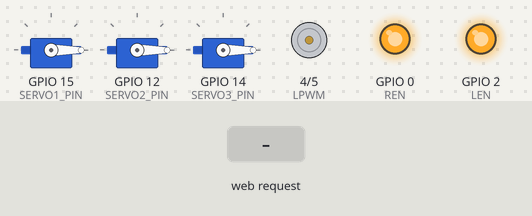
Simulated run of this sketch. Board: ESP8266 (NodeMCU). On the bench: 3 × servo, motor-driver pin pairs drawn as motors (green arrow = first pin HIGH = forward, orange = second pin HIGH = backward, longer = more drive), output pins drawn as LEDs (lit = HIGH). Inputs (shaded band) come from the test bench. WiFi joins after 1.5 s; servers stay silent unless stated; what the sketch prints to the serial monitor is not drawn.

Above: at 3.7 s.
3.8 s: HTTP request GET /forward received
At 4.7 s:
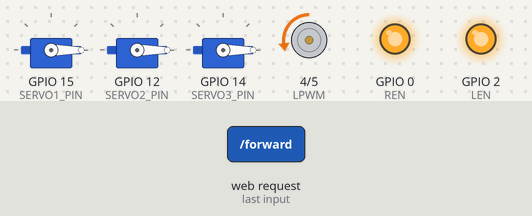
5.3 s: HTTP request GET /servo1?angle=1 received
At 6.7 s:
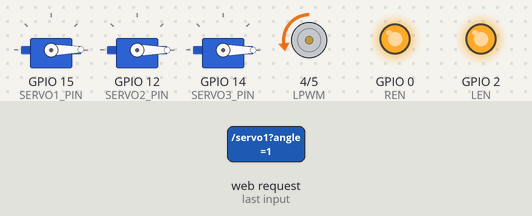
Timing chart, 0 to 8.3 s (numbered marks = the images above; inputs shaded):
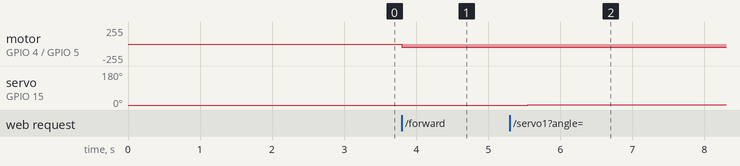

Measured:
- after the input at 3.8 s, motor on GPIO 4 (LPWM) / GPIO 5 (RPWM): stopped → backward 50/255 at once
- after the input at 5.3 s, servo on GPIO 15 (SERVO1_PIN): 0° → 1° after 0.25 s

The sketch:

Final_Code.ino
```cpp
#include <ESP8266WiFi.h>
#include <ESP8266WebServer.h>
#include <Servo.h>

const char* ssid = "*****";
const char* password = "*****";

// MOTOR PINS
#define RPWM 5
#define LPWM 4
#define REN  0
#define LEN  2

int speedValue = 50;

// SERVO PINS
#define SERVO1_PIN 15
#define SERVO2_PIN 12
#define SERVO3_PIN 14

Servo servo1, servo2, servo3;

// Track current positions
int pos1 = 0, pos2 = 0, pos3 = 0;

ESP8266WebServer server(80);

// ===== Smooth Servo Move =====
void moveServoSmooth(Servo &servo, int &currentPos, int targetPos, int delayMs = 250) {
  targetPos = constrain(targetPos, 0, 180);
  if (currentPos < targetPos) {
    for (int p = currentPos; p <= targetPos; p++) {
      servo.write(p);
      server.handleClient(); // keep web server alive during move
      delay(delayMs);
    }
  } else {
    for (int p = currentPos; p >= targetPos; p--) {
      servo.write(p);
      server.handleClient();
      delay(delayMs);
    }
  }
  currentPos = targetPos;
}

// ===== Motor Functions =====
void forwardMotor() {
  analogWrite(RPWM, speedValue);
  analogWrite(LPWM, 0);
  Serial.println("Motor Forward");
}

void stopMotor() {
  analogWrite(RPWM, 0);
  analogWrite(LPWM, 0);
  Serial.println("Motor Stopped");
}

// ===== Servo Handlers =====
void handleServo1() {
  if (server.hasArg("angle")) {
    int angle = server.arg("angle").toInt();
    Serial.print("Servo1 -> "); Serial.println(angle);
    server.sendHeader("Location", "/");
    server.send(303);
    moveServoSmooth(servo1, pos1, angle);
  } else {
    server.sendHeader("Location", "/");
    server.send(303);
  }
}

void handleServo2() {
  if (server.hasArg("angle")) {
    int angle = server.arg("angle").toInt();
    Serial.print("Servo2 -> "); Serial.println(angle);
    server.sendHeader("Location", "/");
    server.send(303);
    moveServoSmooth(servo2, pos2, angle);
  } else {
    server.sendHeader("Location", "/");
    server.send(303);
  }
}

void handleServo3() {
  if (server.hasArg("angle")) {
    int angle = server.arg("angle").toInt();
    Serial.print("Servo3 -> "); Serial.println(angle);
    server.sendHeader("Location", "/");
    server.send(303);
    moveServoSmooth(servo3, pos3, angle);
  } else {
    server.sendHeader("Location", "/");
    server.send(303);
  }
}

// ===== Web Page =====
void handleRoot() {
  String html = "<!DOCTYPE html><html><head>";
  html += "<meta name='viewport' content='width=device-width, initial-scale=1'>";
  html += "<title>ESP8266 Control</title>";
  html += "<style>";
  html += "body { font-family: Arial; text-align: center; padding: 20px; background: #f0f0f0; }";
  html += "h2 { color: #333; } h3 { color: #555; }";
  html += ".btn { width: 150px; height: 60px; font-size: 20px; margin: 5px; border: none; border-radius: 8px; cursor: pointer; }";
  html += ".btn-fwd { background: #4CAF50; color: white; }";
  html += ".btn-stop { background: #f44336; color: white; }";
  html += ".btn-set { background: #2196F3; color: white; width: 80px; height: 40px; font-size: 16px; border-radius: 6px; border: none; cursor: pointer; }";
  html += "input[type='number'] { width: 80px; height: 40px; font-size: 16px; text-align: center; border-radius: 6px; border: 1px solid #ccc; }";
  html += ".card { background: white; border-radius: 10px; padding: 15px; margin: 10px auto; max-width: 350px; box-shadow: 0 2px 5px rgba(0,0,0,0.1); }";
  html += ".note { font-size: 12px; color: #888; margin-top: 5px; }";
  html += "</style></head><body>";

  html += "<h2>ESP8266 Motor & Servo Control</h2>";

  // Motor Card
  html += "<div class='card'><h3>Motor</h3>";
  html += "<a href='/forward'><button class='btn btn-fwd'>FORWARD</button></a> ";
  html += "<a href='/stop'><button class='btn btn-stop'>STOP</button></a></div>";

  // Current positions display
  html += "<div class='card'><h3>Current Positions</h3>";
  html += "<p>Servo 1: <b>" + String(pos1) + "°</b> &nbsp; Servo 2: <b>" + String(pos2) + "°</b> &nbsp; Servo 3: <b>" + String(pos3) + "°</b></p></div>";

  // Servo 1
  html += "<div class='card'><h3>Servo 1</h3>";
  html += "<form action='/servo1'>";
  html += "<input type='number' name='angle' min='0' max='180' value='" + String(pos1) + "'> ";
  html += "<button class='btn-set' type='submit'>SET</button>";
  html += "</form><p class='note'>Moves smoothly (20ms/degree)</p></div>";

  // Servo 2
  html += "<div class='card'><h3>Servo 2</h3>";
  html += "<form action='/servo2'>";
  html += "<input type='number' name='angle' min='0' max='180' value='" + String(pos2) + "'> ";
  html += "<button class='btn-set' type='submit'>SET</button>";
  html += "</form><p class='note'>Moves smoothly (20ms/degree)</p></div>";

  // Servo 3
  html += "<div class='card'><h3>Servo 3</h3>";
  html += "<form action='/servo3'>";
  html += "<input type='number' name='angle' min='0' max='180' value='" + String(pos3) + "'> ";
  html += "<button class='btn-set' type='submit'>SET</button>";
  html += "</form><p class='note'>Moves smoothly (20ms/degree)</p></div>";

  html += "</body></html>";
  server.send(200, "text/html", html);
}

void handleForward() { forwardMotor(); handleRoot(); }
void handleStop()    { stopMotor();   handleRoot(); }

// ===== Setup =====
void setup() {
  Serial.begin(115200);
  delay(1000);
  Serial.println("\n\nBooting...");

  pinMode(RPWM, OUTPUT); pinMode(LPWM, OUTPUT);
  pinMode(REN, OUTPUT);  pinMode(LEN, OUTPUT);
  digitalWrite(REN, HIGH); digitalWrite(LEN, HIGH);
  stopMotor();

  WiFi.begin(ssid, password);
  Serial.print("Connecting to WiFi");
  while (WiFi.status() != WL_CONNECTED) { delay(500); Serial.print("."); }
  Serial.println();
  Serial.print("Connected! IP: "); Serial.println(WiFi.localIP());

  servo1.attach(SERVO1_PIN); servo2.attach(SERVO2_PIN); servo3.attach(SERVO3_PIN);
  servo1.write(0); servo2.write(0); servo3.write(0);
  Serial.println("Servos attached and ready.");

  server.on("/", handleRoot);
  server.on("/forward", handleForward);
  server.on("/stop", handleStop);
  server.on("/servo1", handleServo1);
  server.on("/servo2", handleServo2);
  server.on("/servo3", handleServo3);
  server.begin();
  Serial.println("Web server started!");
}

void loop() {
  server.handleClient();
}
```
